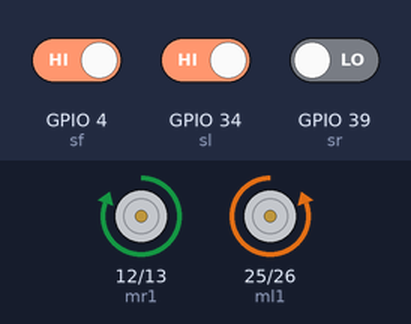
The sketch below on a simulated ESP32. Parts: motor-driver pin pairs drawn as motors (green arrow = first pin HIGH = forward, orange = second pin HIGH = backward, longer = more drive). The test bench sets the inputs (shaded band); at power-on: GPIO 4 (sf) HIGH, GPIO 39 (sr) LOW, GPIO 34 (sl) HIGH.

Above: at 1.2 s.
1.3 s: GPIO 4 (sf) driven LOW
At 2.1 s:
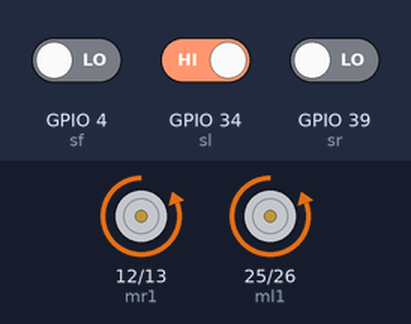
2.8 s: GPIO 4 (sf) driven HIGH
At 3.2 s:
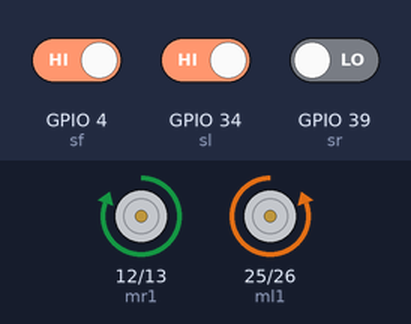
4.3 s: GPIO 39 (sr) driven HIGH
At 5.4 s:
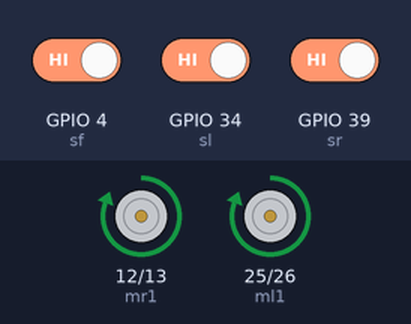
5.8 s: GPIO 34 (sl) driven LOW
At 6.5 s:
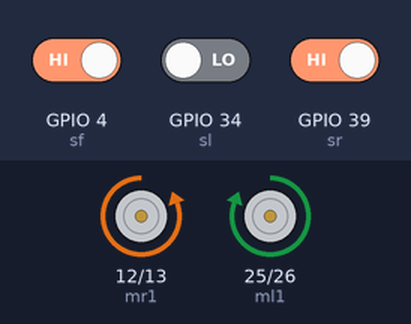
7.3 s: GPIO 34 (sl) driven HIGH
At 7.9 s:
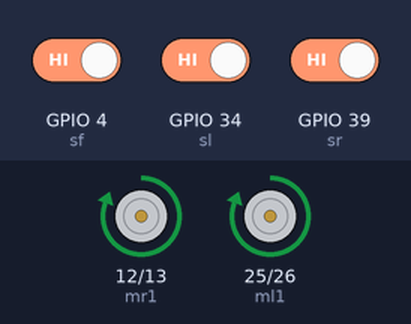
Timing chart, 0 to 9.8 s (numbered marks = the images above; inputs shaded):
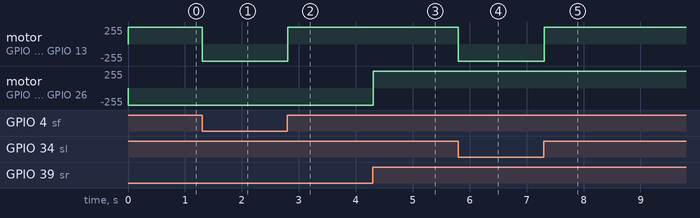

The sketch:

Wemos-Robot.ino
```cpp
const int mr1 = 12;
const int mr2 = 13;
const int ml1 = 25;
const int ml2 = 26;
const int sl = 34;
const int sr = 39;
const int sf = 4;

void setup() {
  pinMode(mr1, OUTPUT);
  pinMode(mr2, OUTPUT);
  pinMode(ml1, OUTPUT);
  pinMode(ml2, OUTPUT);
  pinMode(sl, INPUT);
  pinMode(sr, INPUT);
  pinMode(sf, INPUT);
}

void back(void);
void front(void);
void right(void);
void left(void);
void stoped(void);

void loop() {
  const int slState= digitalRead(sl);
  const int srState= digitalRead(sr);
  const int sfState= digitalRead(sf);

  if(slState==LOW && srState==HIGH ){ //Turn Right
    if(sfState == LOW){
      back();
    }else{
      right();
    }
  }
  else if(slState==HIGH && srState==LOW ){ //Turn Left
    if(sfState == LOW){
      back();
    }else{
      left();
    }
  }else if(slState==LOW && srState==LOW ){  //ถอยหลัง
     if(sfState == LOW){
      back();
    }else{
      back();
    }
  }else if(slState==HIGH && srState==HIGH ){  //เดินหน้า
     if(sfState == LOW){
      back();
    }else{
      front();
    }
  }else{  //หยุด
    stoped();
  }

}

//---ฟังก์ชั่นต่างๆ
void back(void){
   digitalWrite(mr1, LOW);
   digitalWrite(mr2, HIGH);
   digitalWrite(ml1, LOW);
   digitalWrite(ml2, HIGH);
   delay(10);
}
void front(void){
   digitalWrite(mr1, HIGH);
   digitalWrite(mr2, LOW);
   digitalWrite(ml1, HIGH);
   digitalWrite(ml2, LOW);
   delay(10);
}
void right(void){
    digitalWrite(mr1, LOW);
    digitalWrite(mr2, HIGH);
    digitalWrite(ml1, HIGH);
    digitalWrite(ml2, LOW);
    delay(10);
}
void left(void){
    digitalWrite(mr1, HIGH);
    digitalWrite(mr2, LOW);
    digitalWrite(ml1, LOW);
    digitalWrite(ml2, HIGH);
    delay(10);
}
void stoped(void){
   digitalWrite(mr1, LOW);
   digitalWrite(mr2, LOW);
   digitalWrite(ml1, LOW);
   digitalWrite(ml2, LOW);
   delay(10);
}
```

Measured:
- after the input at 1.3 s, motor on GPIO 12 (mr1) / GPIO 13 (mr2): forward 255/255 → backward 255/255 at once
- after the input at 2.8 s, motor on GPIO 12 (mr1) / GPIO 13 (mr2): backward 255/255 → forward 255/255 at once
- after the input at 4.3 s, motor on GPIO 25 (ml1) / GPIO 26 (ml2): backward 255/255 → forward 255/255 at once
- after the input at 5.8 s, motor on GPIO 12 (mr1) / GPIO 13 (mr2): forward 255/255 → backward 255/255 at once
- after the input at 7.3 s, motor on GPIO 12 (mr1) / GPIO 13 (mr2): backward 255/255 → forward 255/255 at once
